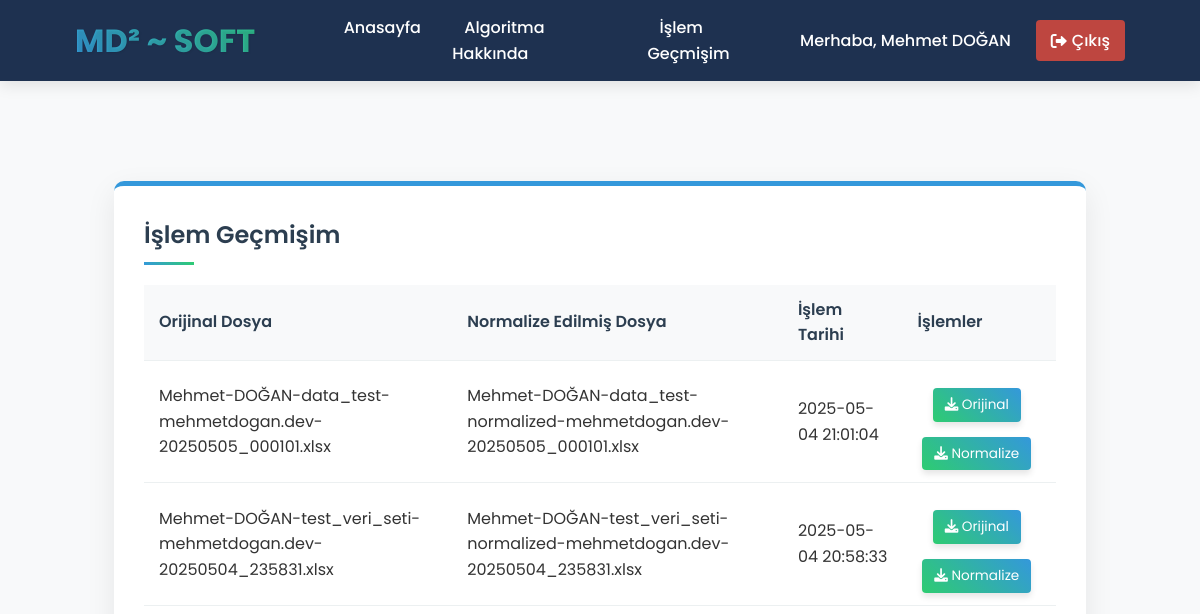
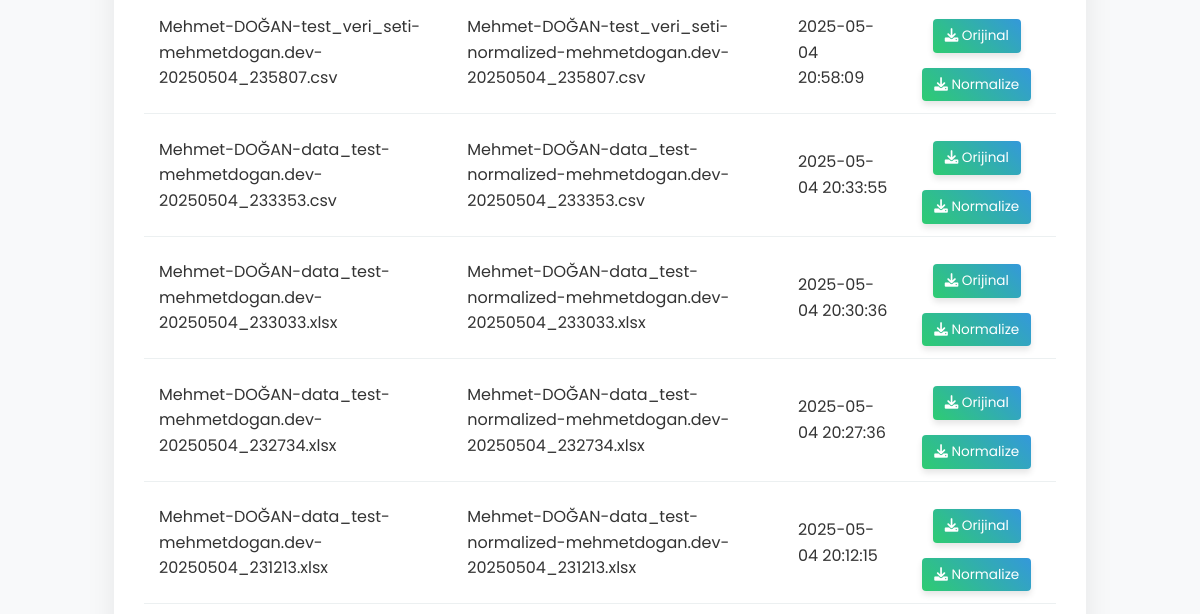
The page /my-operations (signed in, upper part) on the database as committed earlier (2 pictures, top to bottom).
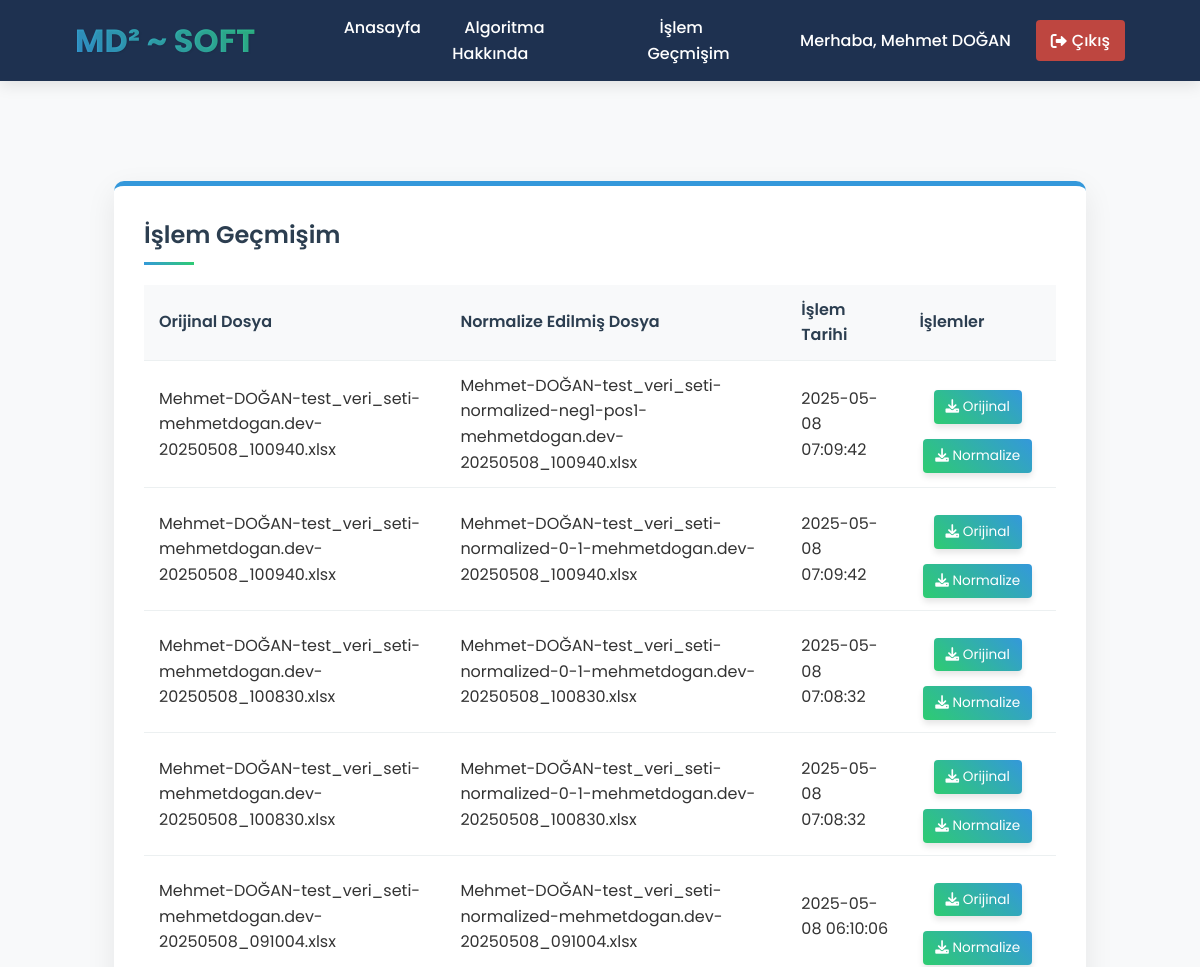
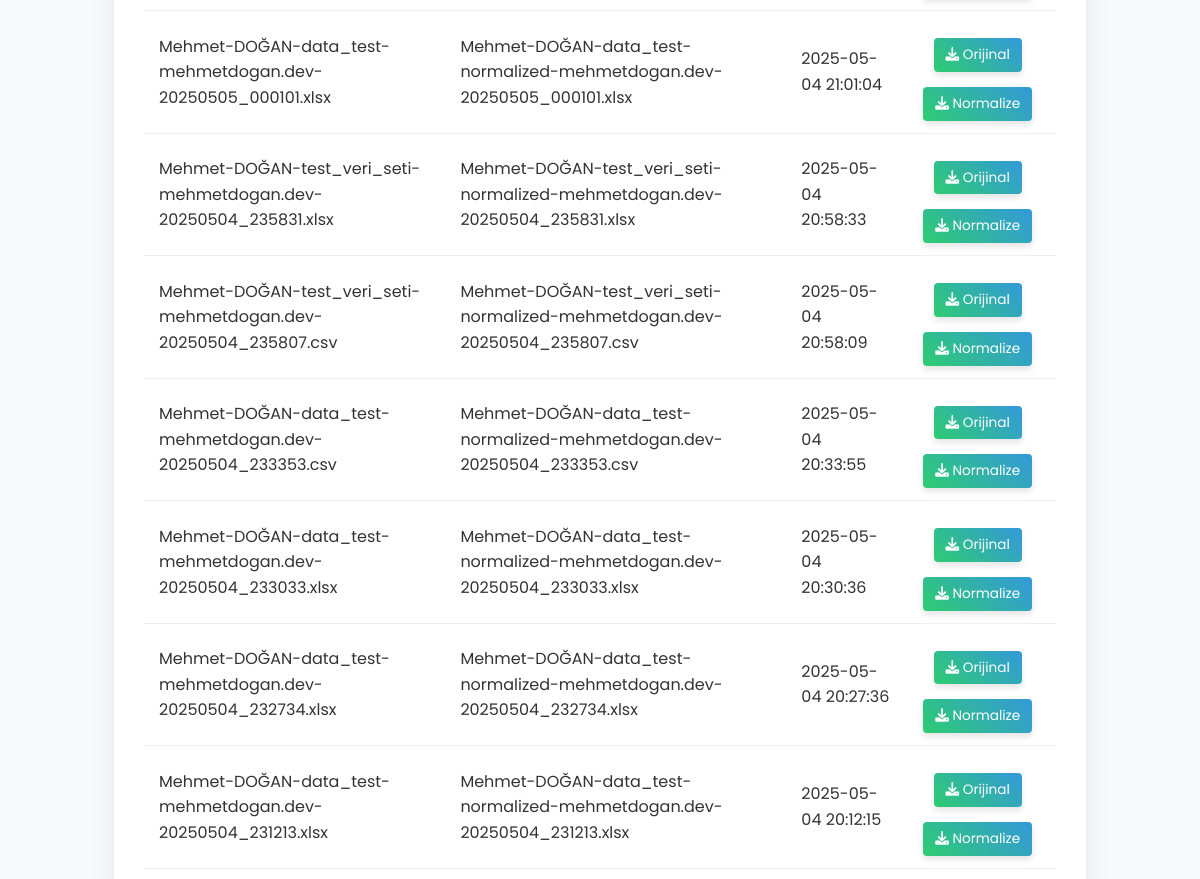
The same page on the database as committed later (2 pictures, top to bottom).
### tables this page shows
CREATE TABLE user_operations (
            id INTEGER PRIMARY KEY AUTOINCREMENT,
            user_id INTEGER NOT NULL,
            original_file TEXT NOT NULL,
            normalized_file TEXT NOT NULL,
            operation_date TIMESTAMP DEFAULT CURRENT_TIMESTAMP,
            FOREIGN KEY (user_id) REFERENCES users (id)
        );

### app.py (the view)
@app.route('/my-operations')
@login_required
def my_operations():
    operations = get_user_operations(session['user_id'])
    return render_template('my_operations.html', operations=operations)

### app.py (called while the page is built)
def get_db_connection():
    conn = sqlite3.connect(DATABASE)
    conn.row_factory = sqlite3.Row
    return conn

def login_required(f):
    @wraps(f)
    def decorated_function(*args, **kwargs):
        if 'user_id' not in session:
            flash('Bu sayfaya erişmek için giriş yapmalısınız!', 'error')
            return redirect(url_for('login'))
        return f(*args, **kwargs)
    return decorated_function

def get_user_operations(user_id):
    conn = get_db_connection()
    operations = conn.execute('SELECT * FROM user_operations WHERE user_id = ? ORDER BY operation_date DESC', (user_id,)).fetchall()
    conn.close()
    return operations

### templates/my_operations.html
{% include 'header.html' %}
<main>
    <div class="container">
        <div class="operations-section">
            <h2>İşlem Geçmişim</h2>
            {% if operations %}
                <div class="operations-table">
                    <table>
                        <thead>
                            <tr>
                                <th>Orijinal Dosya</th>
                                <th>Normalize Edilmiş Dosya</th>
                                <th>İşlem Tarihi</th>
                                <th>İşlemler</th>
                            </tr>
                        </thead>
                        <tbody>
                            {% for operation in operations %}
                                <tr>
                                    <td>{{ operation.original_file }}</td>
                                    <td>{{ operation.normalized_file }}</td>
                                    <td>{{ operation.operation_date }}</td>
                                    <td>
                                        <a href="{{ url_for('download_file', file_path='uploads/' + operation.original_file) }}" class="btn-download"><i class="fas fa-download"></i> Orijinal</a>
                                        <a href="{{ url_for('download_file', file_path='new_csv/' + operation.normalized_file) }}" class="btn-download"><i class="fas fa-download"></i> Normalize</a>
                                    </td>
                                </tr>
                            {% endfor %}
                        </tbody>
                    </table>
                </div>
            {% else %}
                <div class="no-data">
                    <p>Henüz bir işlem yapmadınız.</p>
                    <a href="{{ url_for('index') }}" class="btn-primary">İşlem Yap</a>
                </div>
            {% endif %}
        </div>
    </div>
</main>
{% include 'footer.html' %}

### templates/header.html (shortened to what this page needs)
<!DOCTYPE html>
<html lang="tr">
<head>
    <link rel="stylesheet" href="{{ url_for('static', filename='style.css') }}">
    <link rel="stylesheet" href="https://cdnjs.cloudflare.com/ajax/libs/font-awesome/6.0.0-beta3/css/all.min.css">
</head>
<body>
    <div class="ai-background">
</div>
    <header>
        <div class="header-container">
            <div class="logo-area">
                <h1 class="logo">MD² ~ SOFT</h1>
            </div>
            <nav class="main-nav">
                <ul>
                    <li><a href="{{ url_for('index') }}" class="nav-link">Anasayfa</a></li>
                    <li><a href="{{ url_for('about') }}" class="nav-link">Algoritma Hakkında</a></li>
                    <li><a href="{{ url_for('my_operations') }}" class="nav-link">İşlem Geçmişim</a></li>
                </ul>
            </nav>
            <div class="user-section">
                {% if session.user_id %}
                    <span class="user-greeting">Merhaba, {{ session.full_name }}</span>
                    <a href="{{ url_for('logout') }}" class="btn-logout"><i class="fas fa-sign-out-alt"></i> Çıkış</a>
                {% else %}
                    <a href="{{ url_for('login') }}" class="btn-login"><i class="fas fa-sign-in-alt"></i> Giriş</a>
                    <a href="{{ url_for('register') }}" class="btn-register"><i class="fas fa-user-plus"></i> Kayıt</a>
                {% endif %}
            </div>
        </div>
    </header>
    <div class="container">

### templates/footer.html (shortened to what this page needs)
</div>
</body>
</html>

### static/style.css (style rules this page uses)
* { margin: 0; padding: 0; box-sizing: border-box; font-family: 'Roboto', sans-serif; }
body { background-color: #f5f5f5; color: #333; line-height: 1.6; }
.container { width: 90%; max-width: 1200px; margin: 0 auto; padding: 20px 0; }
header { background-color: #2c3e50; color: white; padding: 15px 0; box-shadow: 0 2px 5px rgba(0, 0, 0, 0.1); }
nav ul { display: flex; list-style: none; }
nav ul li { margin-left: 20px; }
nav ul li a { color: white; text-decoration: none; font-weight: 500; transition: color 0.3s; }
main { padding: 30px 0; }
.btn-download { display: inline-block; background-color: #2ecc71; color: white; text-decoration: none; padding: 8px 15px; border-radius: 4px; margin-top: 10px; transition: background-color 0.3s; }
table { width: 100%; border-collapse: collapse; margin-top: 10px; }
table th, table td { padding: 10px; text-align: left; border-bottom: 1px solid #ddd; }
table th { background-color: #f2f2f2; font-weight: 600; }
* { margin: 0; padding: 0; box-sizing: border-box; font-family: 'Poppins', sans-serif; }
body { background-color: #f8f9fa; color: #333; line-height: 1.6; position: relative; overflow-x: hidden; }
.container { width: 90%; max-width: 1200px; margin: 0 auto; padding: 20px 0; position: relative; z-index: 1; }
.ai-background { position: fixed; top: 0; left: 0; width: 100%; height: 100%; overflow: hidden; z-index: -1; }
header { background-color: rgba(18, 38, 71, 0.95); color: white; padding: 15px 0; box-shadow: 0 4px 15px rgba(0, 0, 0, 0.1); position: sticky; top: 0; z-index: 100; }
.header-container { display: flex; justify-content: space-between; align-items: center; width: 90%; max-width: 1200px; margin: 0 auto; padding: 0 15px; }
.logo-area { flex: 1; }
.logo { font-size: 2rem; font-weight: 700; background: linear-gradient(45deg, #3498db, #2ecc71); -webkit-background-clip: text; background-clip: text; color: transparent; text-shadow: 1px 1px 2px rgba(0, 0, 0, 0.1); }
.main-nav { flex: 2; display: flex; justify-content: center; }
.main-nav ul { display: flex; list-style: none; justify-content: center; }
.main-nav ul li { margin: 0 15px; }
.nav-link { color: white; text-decoration: none; font-weight: 500; padding: 8px 12px; border-radius: 4px; transition: all 0.3s ease; position: relative; }
.nav-link::after { content: ''; position: absolute; bottom: 0; left: 50%; width: 0; height: 2px; background: #3498db; transition: all 0.3s ease; transform: translateX(-50%); }
main { padding: 30px 0; position: relative; z-index: 1; }
.btn-download { display: inline-block; background: linear-gradient(45deg, #2ecc71, #3498db); color: white; text-decoration: none; padding: 10px 20px; border-radius: 6px; margin-top: 15px; transition: all 0.3s ease; box-shadow: 0 4px 6px rgba(0, 0, 0, 0.1); }
table { width: 100%; border-collapse: collapse; margin-top: 15px; }
table th, table td { padding: 12px 10px; text-align: left; border-bottom: 1px solid #ecf0f1; }
table th { background-color: #f8f9fa; font-weight: 600; color: #2c3e50; }
table tbody tr td:last-child { text-align: center; }
.user-section { display: flex; align-items: center; margin-left: auto; }
.user-greeting { color: white; margin-right: 15px; font-weight: 500; }
.btn-logout, .btn-login, .btn-register { color: white; text-decoration: none; padding: 8px 15px; border-radius: 4px; font-weight: 500; transition: all 0.3s; display: inline-flex; align-items: center; margin-left: 10px; }
.btn-logout { background-color: rgba(231, 76, 60, 0.8); }
.btn-logout i, .btn-login i, .btn-register i { margin-right: 5px; }
.operations-section { background-color: rgba(255, 255, 255, 0.95); border-radius: 10px; padding: 30px; margin-top: 30px; box-shadow: 0 10px 30px rgba(0, 0, 0, 0.08); border-top: 5px solid #3498db; }
.operations-section h2 { color: #2c3e50; margin-bottom: 20px; font-weight: 600; position: relative; padding-bottom: 10px; }
.operations-section h2::after { content: ''; position: absolute; bottom: 0; left: 0; width: 50px; height: 3px; background: linear-gradient(45deg, #3498db, #2ecc71); }
.operations-table table { width: 100%; border-collapse: collapse; margin-top: 20px; }
.operations-table th, .operations-table td { padding: 12px 15px; text-align: left; border-bottom: 1px solid #ecf0f1; }
.operations-table th { background-color: #f8f9fa; font-weight: 600; color: #2c3e50; }
.operations-table .btn-download { display: inline-block; padding: 6px 12px; border-radius: 4px; margin-right: 5px; font-size: 0.85rem; }

Rows that differ between the two databases and show on the page:
added user_operations: original_file "Mehmet-DOĞAN-test_veri_seti-mehmetdogan.dev-20250508_100940.xlsx", normalized_file "Mehmet-DOĞAN-test_veri_seti-normalized-neg1-pos1-mehmetdogan.dev-20250508_100940.xlsx", operation_date "2025-05-08 07:09:42"
added user_operations: original_file "Mehmet-DOĞAN-test_veri_seti-mehmetdogan.dev-20250508_100940.xlsx", normalized_file "Mehmet-DOĞAN-test_veri_seti-normalized-0-1-mehmetdogan.dev-20250508_100940.xlsx", operation_date "2025-05-08 07:09:42"
added user_operations: original_file "Mehmet-DOĞAN-test_veri_seti-mehmetdogan.dev-20250508_100830.xlsx", normalized_file "Mehmet-DOĞAN-test_veri_seti-normalized-0-1-mehmetdogan.dev-20250508_100830.xlsx", operation_date "2025-05-08 07:08:32"
added user_operations: original_file "Mehmet-DOĞAN-test_veri_seti-mehmetdogan.dev-20250508_100830.xlsx", normalized_file "Mehmet-DOĞAN-test_veri_seti-normalized-0-1-mehmetdogan.dev-20250508_100830.xlsx", operation_date "2025-05-08 07:08:32"
added user_operations: original_file "Mehmet-DOĞAN-test_veri_seti-mehmetdogan.dev-20250508_091004.xlsx", normalized_file "Mehmet-DOĞAN-test_veri_seti-normalized-mehmetdogan.dev-20250508_091004.xlsx", operation_date "2025-05-08 06:10:06"
